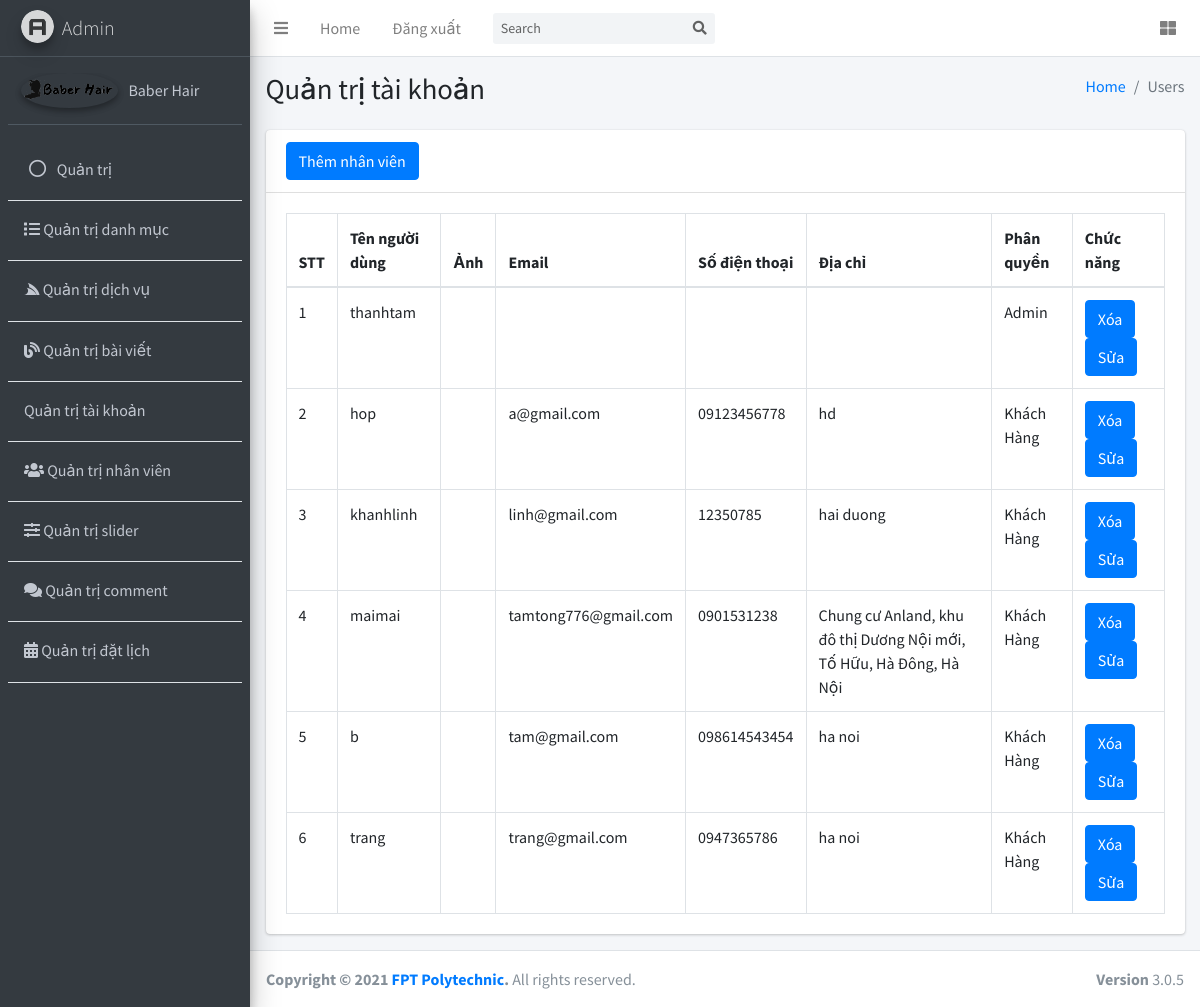
Screenshot of /admin/user.php with the database file from the repository.
### tables this page shows
CREATE TABLE `users` (
  `user_id` int(11) NOT NULL,
  `username` varchar(255) NOT NULL,
  `password` varchar(255) NOT NULL,
  `avatar` varchar(255) NOT NULL,
  `role` tinyint(4) NOT NULL,
  `address` varchar(255) NOT NULL,
  `phone` varchar(255) NOT NULL,
  `email` varchar(255) NOT NULL
);

### admin/user.php (the view)
<?php
require_once "../connection.php";
$stt = 0;
$sql = "SELECT * FROM users";
$stmt = $conn->prepare($sql);
$stmt->execute();
$user = $stmt->fetchAll(PDO::FETCH_ASSOC);
?>
<!DOCTYPE html>
<html lang="en">
<?php
require_once "headerQT.php";
?>
<body class="hold-transition sidebar-mini layout-fixed">
    <div class="wrapper">
        <div class="content-wrapper">
            <section class="content-header">
                <div class="container-fluid">
                    <div class="mb-2 row">
                        <div class="col-sm-6">
                            <h1>Quản trị tài khoản</h1>
                        </div>
                        <div class="col-sm-6">
                            <ol class="breadcrumb float-sm-right">
                                <li class="breadcrumb-item"><a href="#">Home</a></li>
                                <li class="breadcrumb-item active">Users</li>
                            </ol>
                        </div>
                    </div>
                </div>
            </section>
            <section class="content">
                <div class="container-fluid">
                    <div class="row">
                        <div class="col-12">
                            <div class="card">
                                <div class="card-header">
                                    <a href="addUser.php" class="btn btn-primary">Thêm nhân viên</a>
                                </div>
                                <div class="card-body">
                                    <table id="example2" class="table table-bordered table-hover">
                                        <thead>
                                            <tr>
                                                <th>STT</th>
                                                <th>Tên người dùng</th>
                                                <th>Ảnh</th>
                                                <th>Email</th>
                                                <th>Số điện thoại</th>
                                                <th>Địa chỉ</th>
                                                <th>Phân quyền</th>
                                                <th>Chức năng</th>
                                            </tr>
                                        </thead>
                                        <tbody>
                                            <?php foreach ($user as $row) : ?>
                                                <tr>
                                                    <td><?= $stt += 1 ?></td>
                                                    <td><?= $row['username'] ?></td>
                                                    <td><?= $row['avatar'] ?></td>
                                                    <td><?= $row['email'] ?></td>
                                                    <td><?= $row['phone'] ?></td>
                                                    <td><?= $row['address'] ?></td>
                                                    <td><?= $row['role'] == 0 ? 'Admin' : 'Khách Hàng' ?></td>
                                                    <td>
                                                        <a href="deleteUser.php?user_id=<?= $row['user_id'] ?>" class="btn btn-primary" onclick="return alert('Bạn có chắc chắn xóa k ?')" name="xoa">Xóa</a>
                                                        <a href="editUser.php?user_id=<?= $row['user_id'] ?>" class="btn btn-primary">Sửa</a>
                                                    </td>
                                                </tr>
                                            <?php endforeach; ?>
                                        </tbody>
                                    </table>
                                </div>
                            </div>
                        </div>
                    </div>
                </div>
            </section>
        </div>
</body>
<?php
require_once("footerQT.php");
?>
</html>

### rows the page displays
users: stt "1", username "thanhtam", role "Admin"
users: stt "2", username "hop", email "a@gmail.com", phone "09123456778", address "hd", role "Khách Hàng"
users: stt "3", username "khanhlinh", email "linh@gmail.com", phone "12350785", address "hai duong", role "Khách Hàng"
users: stt "4", username "maimai", email "tamtong776@gmail.com", phone "0901531238", address "Chung cư Anland, khu đô thị Dương Nội mới, Tố Hữu, Hà Đông, Hà Nội", role "Khách Hàng"
users: stt "5", username "b", email "tam@gmail.com", phone "098614543454", address "ha noi", role "Khách Hàng"
users: stt "6", username "trang", email "trang@gmail.com", phone "0947365786", address "ha noi", role "Khách Hàng"
